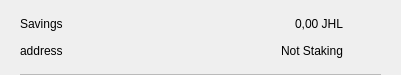
<?xml version="1.0" encoding="UTF-8"?>
<ui version="4.0">
 <class>CSRow</class>
 <widget class="QWidget" name="CSRow">
  <property name="geometry">
   <rect>
    <x>0</x>
    <y>0</y>
    <width>401</width>
    <height>75</height>
   </rect>
  </property>
  <property name="windowTitle">
   <string>Form</string>
  </property>
  <layout class="QVBoxLayout" name="verticalLayout">
   <property name="spacing">
    <number>0</number>
   </property>
   <property name="leftMargin">
    <number>20</number>
   </property>
   <property name="topMargin">
    <number>10</number>
   </property>
   <property name="rightMargin">
    <number>20</number>
   </property>
   <property name="bottomMargin">
    <number>0</number>
   </property>
   <item>
    <widget class="QWidget" name="info" native="true">
     <property name="minimumSize">
      <size>
       <width>0</width>
       <height>0</height>
      </size>
     </property>
     <layout class="QHBoxLayout" name="horizontalLayout_3">
      <property name="leftMargin">
       <number>0</number>
      </property>
      <property name="topMargin">
       <number>0</number>
      </property>
      <property name="rightMargin">
       <number>0</number>
      </property>
      <property name="bottomMargin">
       <number>10</number>
      </property>
      <item>
       <widget class="QWidget" name="container" native="true">
        <property name="minimumSize">
         <size>
          <width>0</width>
          <height>0</height>
         </size>
        </property>
        <layout class="QVBoxLayout" name="verticalLayout_2">
         <property name="spacing">
          <number>0</number>
         </property>
         <property name="leftMargin">
          <number>0</number>
         </property>
         <property name="topMargin">
          <number>0</number>
         </property>
         <property name="rightMargin">
          <number>0</number>
         </property>
         <property name="bottomMargin">
          <number>0</number>
         </property>
         <item>
          <layout class="QHBoxLayout" name="horizontalLayout">
           <item>
            <widget class="QLabel" name="labelName">
             <property name="text">
              <string>Savings</string>
             </property>
            </widget>
           </item>
           <item>
            <spacer name="horizontalSpacer">
             <property name="orientation">
              <enum>Qt::Horizontal</enum>
             </property>
             <property name="sizeHint" stdset="0">
              <size>
               <width>40</width>
               <height>20</height>
              </size>
             </property>
            </spacer>
           </item>
           <item>
            <widget class="QLabel" name="labelAmount">
             <property name="text">
              <string>0,00 JHL</string>
             </property>
            </widget>
           </item>
          </layout>
         </item>
         <item>
          <layout class="QHBoxLayout" name="horizontalLayout_2">
           <item>
            <widget class="QLabel" name="labelAddress">
             <property name="text">
              <string>address</string>
             </property>
            </widget>
           </item>
           <item>
            <spacer name="horizontalSpacer_2">
             <property name="orientation">
              <enum>Qt::Horizontal</enum>
             </property>
             <property name="sizeHint" stdset="0">
              <size>
               <width>40</width>
               <height>20</height>
              </size>
             </property>
            </spacer>
           </item>
           <item>
            <widget class="QLabel" name="labelStaking">
             <property name="text">
              <string>Not Staking</string>
             </property>
            </widget>
           </item>
          </layout>
         </item>
        </layout>
       </widget>
      </item>
      <item alignment="Qt::AlignHCenter|Qt::AlignVCenter">
       <widget class="QPushButton" name="pushButtonMenu">
        <property name="minimumSize">
         <size>
          <width>24</width>
          <height>24</height>
         </size>
        </property>
        <property name="maximumSize">
         <size>
          <width>32</width>
          <height>32</height>
         </size>
        </property>
        <property name="focusPolicy">
         <enum>Qt::NoFocus</enum>
        </property>
        <property name="styleSheet">
         <string notr="true">border:none; background-color:transparent;</string>
        </property>
        <property name="text">
         <string/>
        </property>
        <property name="icon">
         <iconset>
          <normaloff>://ic-menu-hover</normaloff>://ic-menu-hover</iconset>
        </property>
        <property name="iconSize">
         <size>
          <width>24</width>
          <height>24</height>
         </size>
        </property>
       </widget>
      </item>
     </layout>
    </widget>
   </item>
   <item>
    <widget class="QLabel" name="lblDivisory">
     <property name="minimumSize">
      <size>
       <width>0</width>
       <height>1</height>
      </size>
     </property>
     <property name="maximumSize">
      <size>
       <width>16777215</width>
       <height>1</height>
      </size>
     </property>
     <property name="styleSheet">
      <string notr="true">background-color:#bababa;</string>
     </property>
     <property name="text">
      <string/>
     </property>
     <property name="alignment">
      <set>Qt::AlignBottom|Qt::AlignLeading|Qt::AlignLeft</set>
     </property>
    </widget>
   </item>
  </layout>
 </widget>
 <resources/>
 <connections/>
</ui>
